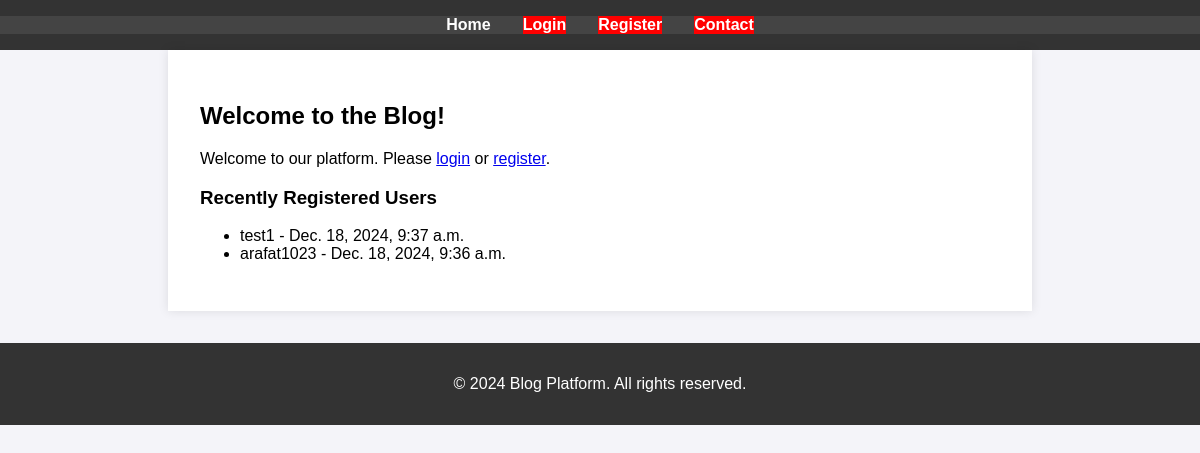
/, run on an earlier commit of the app's database.
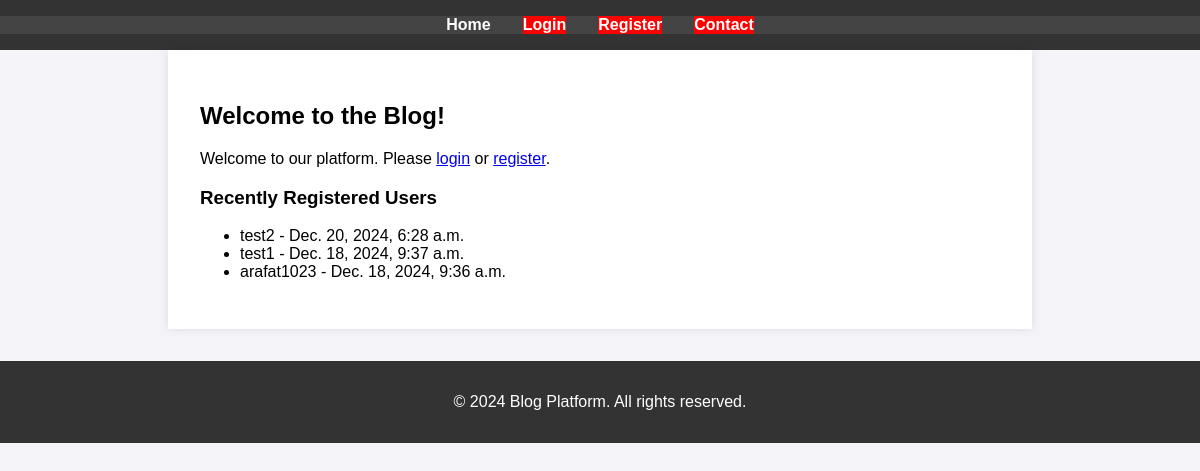
And on a later commit of the database.
### blog/models.py (models this page shows, shortened)
class CustomUser(AbstractUser):
    bio = models.TextField(blank=True, null=True)
    profile_image = models.ImageField(upload_to="profiles/", blank=True, null=True)

### blog/views.py (the view)
# urls.py: path("", views.home, name="home"),  # Root URL maps to the home view
def home(request):
    CustomUser = get_user_model()
    recent_users = CustomUser.objects.order_by("-date_joined")[:5]
    context = {"recent_users": recent_users}
    if request.user.is_authenticated:
        context["user"] = request.user
    return render(request, "home.html", context)

### templates/home.html (shortened to what this page needs)
{% extends 'base.html' %}
{% block content %}
<h2>Welcome to the Blog!</h2>
{% if user.is_authenticated %}
    <p>Hello, {{ user.username }}! Welcome back.</p>
{% else %}
    <p>Welcome to our platform. Please <a href="{% url 'login' %}">login</a> or <a href="{% url 'register' %}">register</a>.</p>
{% endif %}
<h3>Recently Registered Users</h3>
<ul>
    {% for user in recent_users %}
        <li>{{ user.username }} - {{ user.date_joined }}</li>
    {% endfor %}
</ul>
{% endblock %}

### templates/base.html (shortened to what this page needs)
<!DOCTYPE html>
<html lang="en">
<head>
    {% load static %}
    <link rel="stylesheet" href="{% static 'css/styles.css' %}">
</head>
<body>
    <header>
        <nav>
            <ul>
                <li><a href="{% url 'home' %}">Home</a></li>
                {% if user.is_authenticated %}
                    <li style="background: red"><a href="{% url 'profile' %}">Profile</a></li>
                    <li style="background: red"><a href="{% url 'logout' %}?next={{ request.path }}">Logout</a></li>
                {% else %}
                    <li style="background: red"><a href="{% url 'login' %}">Login</a></li>
                    <li style="background: red"><a href="{% url 'register' %}">Register</a></li>
                {% endif %}
                <li style="background: red"><a href="{% url 'contact' %}">Contact</a></li>
            </ul>
        </nav>
    </header>
    <main>
        {% block content %}{% endblock %}
    </main>
    <footer>
        <p>&copy; 2024 Blog Platform. All rights reserved.</p>
    </footer>
</body>
</html>

### static/css/styles.css (style rules this page uses)
body { font-family: Arial, sans-serif; margin: 0; padding: 0; background-color: #f4f4f9; }
header { background-color: #333; color: #fff; padding: 1em 0; text-align: center; }
nav ul { list-style: none; padding: 0; margin: 0; display: flex; justify-content: center; background-color: #444; }
nav ul li { margin: 0 1em; }
nav ul li a { color: white; text-decoration: none; font-weight: bold; }
main { padding: 2em; max-width: 800px; margin: 0 auto; background: #fff; box-shadow: 0 0 10px rgba(0, 0, 0, 0.1); }
footer { text-align: center; padding: 1em 0; background-color: #333; color: white; margin-top: 2em; }

What changed in the data, as far as the page shows it:
added CustomUser: username "test2", date_joined "Dec. 20, 2024, 6:28 a.m."
